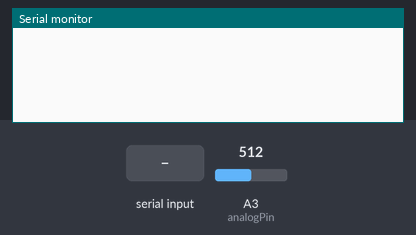
A sketch run on a simulated Arduino Uno, built with avr-gcc and run on an emulated ATmega328P. Parts: the last lines printed to the serial monitor. The test bench sets the inputs (shaded band); at power-on: A3 (analogPin) = 512. EEPROM starts erased.

Above: at 1.2 s.
1.3 s: "1" received over Serial
At 1.51 s:
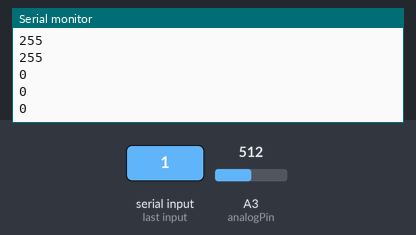
2.8 s: A3 (analogPin) set to 716
At 3.7 s:
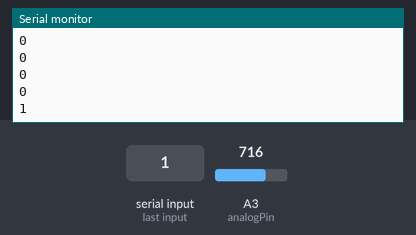
4.3 s: "0" received over Serial
5.8 s: A3 (analogPin) set to 306
At 7.0 s:
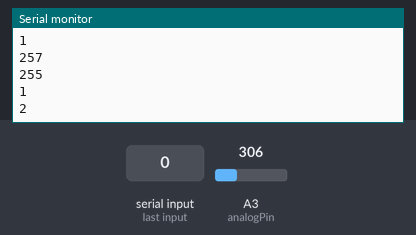
Timing chart, 0 to 8.3 s (numbered marks = the images above; inputs shaded):
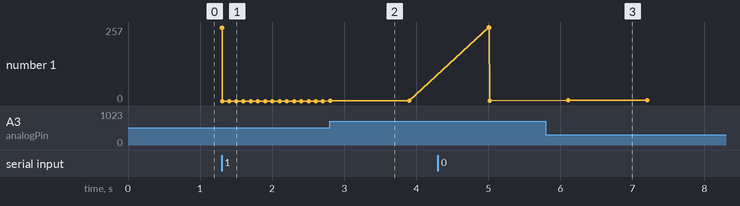

The sketch:

tangramRemovivel.ino.ino
```cpp
/*
 * This is the Arduino code for the Tangram project
 *
 * Tangram:
 * The tangram has 3 buttons. This programs sends to the serial a number corresponding to
 * the function of the button pressed. The function of the button is identified by a
 * resistance that is in it.
 *
 * This Program:
 * 1) Waits to have some tension on any of the 3 analog pin inputs
 * 2) When receive some tension it means that a button is pressed, according to the tension,
 *    checks the value of the tension, to verify what is the function of the button
 * 3) Sends the corresponding tag to the serial
 */
#include <EEPROM.h>


const int analogPin[1] = {A3  };
const float tolerance = 0.5;
const float sourceVoltage = 5;
const float fixedRes = 330;
const float numberOfButtons = sizeof(analogPin)/sizeof(int);

  int functionKeys[2][3] = {
      {1,220},
      {2,995}
    };


  float pinResistance(int pin){
    float pinVoltage = analogRead(pin)*sourceVoltage/1024; //The tension on the pin
    if (pinVoltage != sourceVoltage){ //avoid division by zero
      //float functionRes = fixedRes * pinVoltage/(sourceVoltage - pinVoltage);
      float functionRes = fixedRes * (sourceVoltage - pinVoltage)/pinVoltage;
      return functionRes;
    }; // end if
    return 0; //returns 0 insted when the button is not being pressed.instead of infinie(error)
  }; //end pinResistance function


  int functionTag(float resistance){
    for(int i = 0; i<2; i++){
      if ( (resistance < functionKeys[i][1]*(1 + tolerance)) and
         (resistance > functionKeys[i][1]*(1 - tolerance)) ){
          return functionKeys[i][0]; //Return the function tag
         }; //end if
    }//end for loop

    return 0; //if nothing was found
  };

  void setup() {
    Serial.begin(9600);
    for(int i = 0; i<2;i++){
      functionKeys[i][2] = EEPROM.read(i);

    }

  }
  int isConnected = 0;
  void loop() {

  if (Serial.available() > 0) {

    Serial.read();
    int i = 0;
    while(i<2){
        Serial.println(functionKeys[i][2]);
        i++;
      }
    isConnected = 1;
  }else if(isConnected){
      int pressedKey = functionTag(pinResistance(A3));
      Serial.println(pressedKey);
      if(pressedKey > 0 ){
          functionKeys[pressedKey-1][2] += 1;
          EEPROM.write(pressedKey-1,functionKeys[pressedKey-1][2]);
          delay(1000);
        }
        delay(100);
    }


}
```

Measured:
- after the input at 1.3 s, the serial monitor: prints a new line at once (image 1)
- after the input at 2.8 s, the serial monitor: prints a new line at once (image 2)
- after the input at 5.8 s, the serial monitor: prints a new line after 0.31 s (image 3)
- plotted number 1: 0 → 1 after the input at 2.8 s, 1 → 2 after the input at 5.8 s
